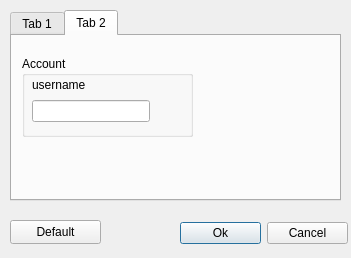
<?xml version="1.0" encoding="UTF-8"?>
<ui version="4.0">
 <class>SettingWindow</class>
 <widget class="QDialog" name="SettingWindow">
  <property name="geometry">
   <rect>
    <x>0</x>
    <y>0</y>
    <width>351</width>
    <height>258</height>
   </rect>
  </property>
  <property name="windowTitle">
   <string>Dialog</string>
  </property>
  <widget class="QTabWidget" name="tabWidget">
   <property name="geometry">
    <rect>
     <x>10</x>
     <y>10</y>
     <width>331</width>
     <height>191</height>
    </rect>
   </property>
   <property name="tabletTracking">
    <bool>false</bool>
   </property>
   <property name="currentIndex">
    <number>1</number>
   </property>
   <widget class="QWidget" name="setting1">
    <attribute name="title">
     <string>Tab 1</string>
    </attribute>
    <widget class="QGroupBox" name="groupBox">
     <property name="geometry">
      <rect>
       <x>10</x>
       <y>20</y>
       <width>221</width>
       <height>91</height>
      </rect>
     </property>
     <property name="title">
      <string>Secify your connection</string>
     </property>
     <widget class="QWidget" name="layoutWidget">
      <property name="geometry">
       <rect>
        <x>10</x>
        <y>20</y>
        <width>191</width>
        <height>52</height>
       </rect>
      </property>
      <layout class="QGridLayout" name="gridLayout_3">
       <item row="0" column="2">
        <layout class="QVBoxLayout" name="verticalLayout">
         <property name="sizeConstraint">
          <enum>QLayout::SetMinimumSize</enum>
         </property>
         <item>
          <widget class="QLabel" name="port_lbl">
           <property name="text">
            <string>Port:</string>
           </property>
          </widget>
         </item>
         <item>
          <widget class="QLineEdit" name="Port">
           <property name="enabled">
            <bool>true</bool>
           </property>
           <property name="text">
            <string/>
           </property>
           <property name="maxLength">
            <number>6</number>
           </property>
           <property name="clearButtonEnabled">
            <bool>false</bool>
           </property>
          </widget>
         </item>
        </layout>
       </item>
       <item row="0" column="1">
        <spacer name="horizontalSpacer">
         <property name="orientation">
          <enum>Qt::Horizontal</enum>
         </property>
         <property name="sizeHint" stdset="0">
          <size>
           <width>80</width>
           <height>20</height>
          </size>
         </property>
        </spacer>
       </item>
       <item row="0" column="0">
        <layout class="QGridLayout" name="gridLayout_2">
         <item row="0" column="1">
          <widget class="QLabel" name="IPlbl">
           <property name="text">
            <string>IP address:</string>
           </property>
          </widget>
         </item>
         <item row="1" column="1">
          <widget class="QLineEdit" name="IpAddress">
           <property name="text">
            <string/>
           </property>
           <property name="maxLength">
            <number>15</number>
           </property>
          </widget>
         </item>
         <item row="0" column="0">
          <spacer name="horizontalSpacer_3">
           <property name="orientation">
            <enum>Qt::Horizontal</enum>
           </property>
           <property name="sizeHint" stdset="0">
            <size>
             <width>30</width>
             <height>20</height>
            </size>
           </property>
          </spacer>
         </item>
        </layout>
       </item>
       <item row="0" column="3">
        <spacer name="horizontalSpacer_2">
         <property name="orientation">
          <enum>Qt::Horizontal</enum>
         </property>
         <property name="sizeHint" stdset="0">
          <size>
           <width>70</width>
           <height>20</height>
          </size>
         </property>
        </spacer>
       </item>
      </layout>
     </widget>
    </widget>
   </widget>
   <widget class="QWidget" name="setting2">
    <attribute name="title">
     <string>Tab 2</string>
    </attribute>
    <widget class="QGroupBox" name="groupBox_2">
     <property name="geometry">
      <rect>
       <x>10</x>
       <y>20</y>
       <width>171</width>
       <height>81</height>
      </rect>
     </property>
     <property name="title">
      <string>Account</string>
     </property>
     <widget class="QWidget" name="layoutWidget">
      <property name="geometry">
       <rect>
        <x>10</x>
        <y>20</y>
        <width>118</width>
        <height>46</height>
       </rect>
      </property>
      <layout class="QGridLayout" name="gridLayout_4">
       <item row="0" column="0">
        <widget class="QLabel" name="username_lbl">
         <property name="text">
          <string>username</string>
         </property>
        </widget>
       </item>
       <item row="1" column="0">
        <widget class="QLineEdit" name="Usename_edit">
         <property name="text">
          <string/>
         </property>
         <property name="maxLength">
          <number>20</number>
         </property>
        </widget>
       </item>
      </layout>
     </widget>
    </widget>
   </widget>
  </widget>
  <widget class="QWidget" name="layoutWidget">
   <property name="geometry">
    <rect>
     <x>180</x>
     <y>220</y>
     <width>168</width>
     <height>26</height>
    </rect>
   </property>
   <layout class="QGridLayout" name="gridLayout">
    <item row="0" column="0">
     <widget class="QPushButton" name="OKbutton">
      <property name="text">
       <string>Ok</string>
      </property>
     </widget>
    </item>
    <item row="0" column="1">
     <widget class="QPushButton" name="CnclButton">
      <property name="text">
       <string>Cancel</string>
      </property>
     </widget>
    </item>
   </layout>
  </widget>
  <widget class="QPushButton" name="defaultButton">
   <property name="geometry">
    <rect>
     <x>10</x>
     <y>220</y>
     <width>91</width>
     <height>24</height>
    </rect>
   </property>
   <property name="text">
    <string>Default</string>
   </property>
  </widget>
 </widget>
 <resources/>
 <connections/>
</ui>
